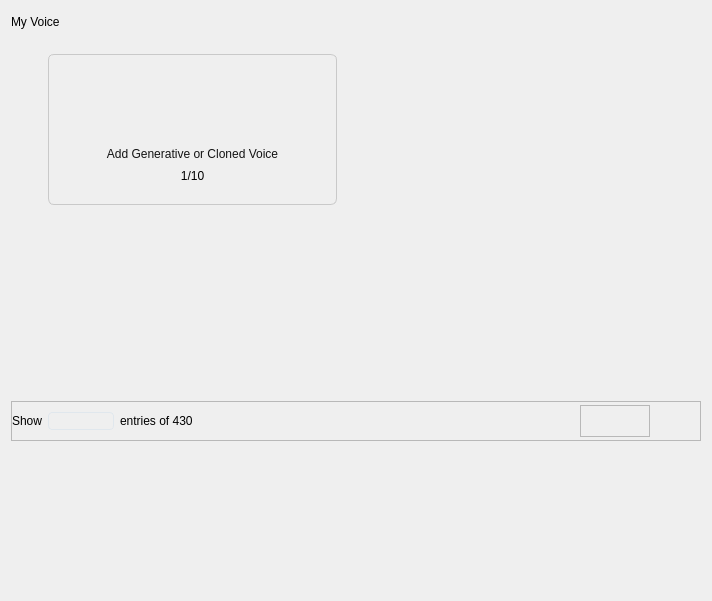
<?xml version="1.0" encoding="UTF-8"?>
<ui version="4.0">
 <class>WMyVoicePageClass</class>
 <widget class="QWidget" name="WMyVoicePageClass">
  <property name="geometry">
   <rect>
    <x>0</x>
    <y>0</y>
    <width>712</width>
    <height>601</height>
   </rect>
  </property>
  <property name="windowTitle">
   <string>WMyVoicePage</string>
  </property>
  <property name="styleSheet">
   <string notr="true">QWidget{
	font: 12px &quot;微软雅黑&quot;;
}

QFrame#frame{
border:1px solid #c9c9c9;
border-radius:6px;
}

QLabel#label{
font: 16px &quot;微软雅黑&quot;;
}

QPushButton#pb_pre{
	border:none;
	background-position: center;
    background-repeat: no-repeat;
	background-image: url(:/QtTest/icon/Setting/pre.png);
}

QPushButton#pb_next{
	border:none;
	background-position: center;
    background-repeat: no-repeat;
	background-image: url(:/QtTest/icon/Setting/next.png);
}

QComboBox#comboBox_page{
	border:1px solid #E0E7ED;
	border-radius:4px;
}
QComboBox#comboBox_page::down-arrow {
	image: url(:/QtTest/icon/Speech/down.png);
}
QComboBox::drop-down {
    subcontrol-origin: padding;
    subcontrol-position: top right;
    width: 20px;
    border-top-right-radius: 3px; /* same radius as the QComboBox */
    border-bottom-right-radius: 3px;
}

QComboBox{
	border:none;
	background-color: rgba(255, 255, 255,0);
}</string>
  </property>
  <layout class="QVBoxLayout" name="verticalLayout_2">
   <property name="spacing">
    <number>20</number>
   </property>
   <property name="bottomMargin">
    <number>160</number>
   </property>
   <item>
    <widget class="QLabel" name="label">
     <property name="text">
      <string>My Voice</string>
     </property>
    </widget>
   </item>
   <item>
    <layout class="QHBoxLayout" name="horizontalLayout_7">
     <property name="spacing">
      <number>0</number>
     </property>
     <item>
      <widget class="QFrame" name="frame">
       <property name="minimumSize">
        <size>
         <width>289</width>
         <height>151</height>
        </size>
       </property>
       <property name="maximumSize">
        <size>
         <width>289</width>
         <height>151</height>
        </size>
       </property>
       <property name="styleSheet">
        <string notr="true">

</string>
       </property>
       <property name="frameShape">
        <enum>QFrame::StyledPanel</enum>
       </property>
       <property name="frameShadow">
        <enum>QFrame::Raised</enum>
       </property>
       <layout class="QVBoxLayout" name="verticalLayout">
        <property name="topMargin">
         <number>18</number>
        </property>
        <property name="bottomMargin">
         <number>20</number>
        </property>
        <item>
         <layout class="QHBoxLayout" name="horizontalLayout">
          <item>
           <spacer name="horizontalSpacer">
            <property name="orientation">
             <enum>Qt::Horizontal</enum>
            </property>
            <property name="sizeHint" stdset="0">
             <size>
              <width>40</width>
              <height>20</height>
             </size>
            </property>
           </spacer>
          </item>
          <item>
           <widget class="QPushButton" name="pushButton">
            <property name="minimumSize">
             <size>
              <width>66</width>
              <height>66</height>
             </size>
            </property>
            <property name="maximumSize">
             <size>
              <width>66</width>
              <height>66</height>
             </size>
            </property>
            <property name="styleSheet">
             <string notr="true">background-image: url(:/QtTest/icon/Setting/soundbot/add.png);
border:none;
	background-position: center;
    background-repeat: no-repeat;</string>
            </property>
            <property name="text">
             <string/>
            </property>
           </widget>
          </item>
          <item>
           <spacer name="horizontalSpacer_2">
            <property name="orientation">
             <enum>Qt::Horizontal</enum>
            </property>
            <property name="sizeHint" stdset="0">
             <size>
              <width>40</width>
              <height>20</height>
             </size>
            </property>
           </spacer>
          </item>
         </layout>
        </item>
        <item>
         <widget class="QLabel" name="label_2">
          <property name="styleSheet">
           <string notr="true">color: #131313;</string>
          </property>
          <property name="text">
           <string>Add Generative or Cloned Voice</string>
          </property>
          <property name="alignment">
           <set>Qt::AlignCenter</set>
          </property>
         </widget>
        </item>
        <item>
         <widget class="QLabel" name="label_3">
          <property name="text">
           <string>1/10</string>
          </property>
          <property name="alignment">
           <set>Qt::AlignCenter</set>
          </property>
         </widget>
        </item>
       </layout>
      </widget>
     </item>
     <item>
      <widget class="WMyVoiceModel" name="widget_2" native="true">
       <property name="minimumSize">
        <size>
         <width>289</width>
         <height>154</height>
        </size>
       </property>
       <property name="maximumSize">
        <size>
         <width>289</width>
         <height>154</height>
        </size>
       </property>
      </widget>
     </item>
    </layout>
   </item>
   <item>
    <layout class="QHBoxLayout" name="horizontalLayout_8">
     <item>
      <widget class="WMyVoiceModel" name="widget_3" native="true">
       <property name="minimumSize">
        <size>
         <width>289</width>
         <height>154</height>
        </size>
       </property>
       <property name="maximumSize">
        <size>
         <width>289</width>
         <height>154</height>
        </size>
       </property>
      </widget>
     </item>
     <item>
      <widget class="WMyVoiceModel" name="widget_4" native="true">
       <property name="minimumSize">
        <size>
         <width>289</width>
         <height>154</height>
        </size>
       </property>
       <property name="maximumSize">
        <size>
         <width>289</width>
         <height>154</height>
        </size>
       </property>
      </widget>
     </item>
    </layout>
   </item>
   <item>
    <widget class="QFrame" name="frame_5">
     <property name="minimumSize">
      <size>
       <width>0</width>
       <height>40</height>
      </size>
     </property>
     <property name="maximumSize">
      <size>
       <width>16777215</width>
       <height>40</height>
      </size>
     </property>
     <property name="frameShape">
      <enum>QFrame::StyledPanel</enum>
     </property>
     <property name="frameShadow">
      <enum>QFrame::Raised</enum>
     </property>
     <layout class="QHBoxLayout" name="horizontalLayout_6">
      <property name="spacing">
       <number>0</number>
      </property>
      <property name="leftMargin">
       <number>0</number>
      </property>
      <property name="topMargin">
       <number>0</number>
      </property>
      <property name="rightMargin">
       <number>0</number>
      </property>
      <property name="bottomMargin">
       <number>0</number>
      </property>
      <item>
       <layout class="QHBoxLayout" name="horizontalLayout_5">
        <item>
         <layout class="QHBoxLayout" name="horizontalLayout_2">
          <item>
           <widget class="QLabel" name="label_5">
            <property name="maximumSize">
             <size>
              <width>50</width>
              <height>17</height>
             </size>
            </property>
            <property name="text">
             <string>Show</string>
            </property>
           </widget>
          </item>
          <item>
           <widget class="QComboBox" name="comboBox_page"/>
          </item>
          <item>
           <widget class="QLabel" name="label_6">
            <property name="minimumSize">
             <size>
              <width>80</width>
              <height>17</height>
             </size>
            </property>
            <property name="maximumSize">
             <size>
              <width>80</width>
              <height>17</height>
             </size>
            </property>
            <property name="text">
             <string>entries of 430</string>
            </property>
           </widget>
          </item>
         </layout>
        </item>
        <item>
         <spacer name="horizontalSpacer_3">
          <property name="orientation">
           <enum>Qt::Horizontal</enum>
          </property>
          <property name="sizeHint" stdset="0">
           <size>
            <width>88</width>
            <height>20</height>
           </size>
          </property>
         </spacer>
        </item>
        <item>
         <layout class="QHBoxLayout" name="horizontalLayout_4">
          <item>
           <widget class="QPushButton" name="pb_pre">
            <property name="minimumSize">
             <size>
              <width>44</width>
              <height>32</height>
             </size>
            </property>
            <property name="maximumSize">
             <size>
              <width>44</width>
              <height>32</height>
             </size>
            </property>
            <property name="text">
             <string/>
            </property>
           </widget>
          </item>
          <item>
           <widget class="QFrame" name="frame_6">
            <property name="minimumSize">
             <size>
              <width>70</width>
              <height>32</height>
             </size>
            </property>
            <property name="maximumSize">
             <size>
              <width>16777215</width>
              <height>32</height>
             </size>
            </property>
            <property name="frameShape">
             <enum>QFrame::StyledPanel</enum>
            </property>
            <property name="frameShadow">
             <enum>QFrame::Raised</enum>
            </property>
            <layout class="QHBoxLayout" name="horizontalLayout_3"/>
           </widget>
          </item>
          <item>
           <widget class="QPushButton" name="pb_next">
            <property name="minimumSize">
             <size>
              <width>44</width>
              <height>32</height>
             </size>
            </property>
            <property name="maximumSize">
             <size>
              <width>44</width>
              <height>32</height>
             </size>
            </property>
            <property name="text">
             <string/>
            </property>
           </widget>
          </item>
         </layout>
        </item>
       </layout>
      </item>
     </layout>
    </widget>
   </item>
  </layout>
 </widget>
 <layoutdefault spacing="6" margin="11"/>
 <customwidgets>
  <customwidget>
   <class>WMyVoiceModel</class>
   <extends>QWidget</extends>
   <header>WMyVoiceModel.h</header>
   <container>1</container>
  </customwidget>
 </customwidgets>
 <resources>
  <include location="../../../AiSound.qrc"/>
 </resources>
 <connections/>
</ui>
